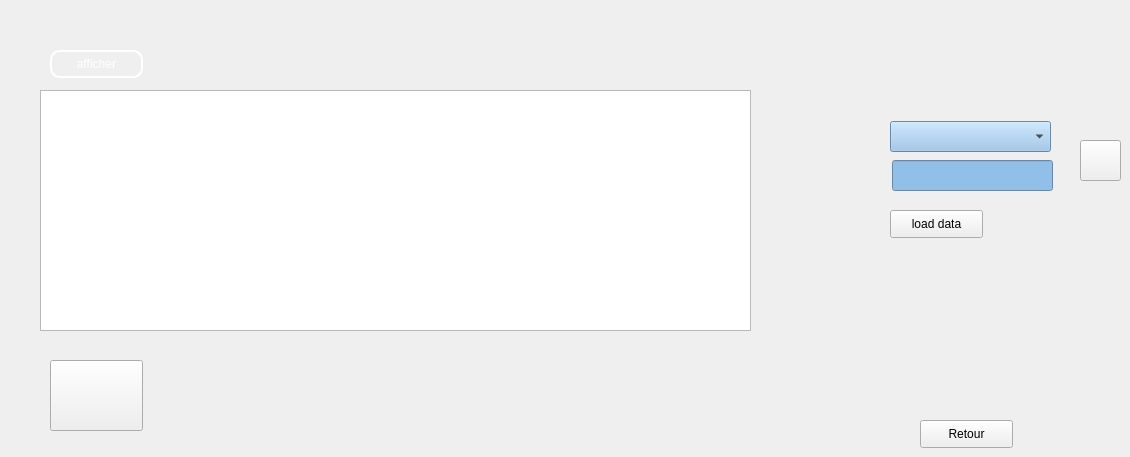
        <widget class="QWidget" name="tab">
         <attribute name="title">
          <string>affichage du materiel</string>
         </attribute>
         <widget class="QTableView" name="tabmateriel">
          <property name="geometry">
           <rect>
            <x>40</x>
            <y>90</y>
            <width>711</width>
            <height>241</height>
           </rect>
          </property>
          <property name="styleSheet">
           <string notr="true">background-image: url(:/img/img/Sans titre - 1.jpg);</string>
          </property>
         </widget>
         <widget class="QPushButton" name="pushButton_imprimer_2">
          <property name="geometry">
           <rect>
            <x>50</x>
            <y>360</y>
            <width>93</width>
            <height>71</height>
           </rect>
          </property>
          <property name="text">
           <string/>
          </property>
          <property name="icon">
           <iconset resource="resource.qrc">
            <normaloff>:/thourayaIMG/filesqt/print.png</normaloff>:/thourayaIMG/filesqt/print.png</iconset>
          </property>
          <property name="iconSize">
           <size>
            <width>100</width>
            <height>80</height>
           </size>
          </property>
         </widget>
         <widget class="QPushButton" name="pushButton_10">
          <property name="geometry">
           <rect>
            <x>50</x>
            <y>50</y>
            <width>93</width>
            <height>28</height>
           </rect>
          </property>
          <property name="styleSheet">
           <string notr="true">background-image: url(:/img/img/Microsoft-EP_Graphic_10.16.jpg);
border-style: solid;
color: rgb(255, 255, 255);
border-color: white;
border-width: 2px;
border-radius: 10px;</string>
          </property>
          <property name="text">
           <string>afficher</string>
          </property>
         </widget>
         <widget class="QPushButton" name="retour2">
          <property name="geometry">
           <rect>
            <x>920</x>
            <y>420</y>
            <width>93</width>
            <height>28</height>
           </rect>
          </property>
          <property name="text">
           <string>Retour</string>
          </property>
         </widget>
         <widget class="QComboBox" name="comboBox1">
          <property name="geometry">
           <rect>
            <x>890</x>
            <y>121</y>
            <width>161</width>
            <height>31</height>
           </rect>
          </property>
          <property name="styleSheet">
           <string notr="true">background-color: rgb(146, 191, 232);</string>
          </property>
         </widget>
         <widget class="QPushButton" name="pushButton_3">
          <property name="geometry">
           <rect>
            <x>890</x>
            <y>210</y>
            <width>93</width>
            <height>28</height>
           </rect>
          </property>
          <property name="text">
           <string>load data</string>
          </property>
         </widget>
         <widget class="QPushButton" name="pushButton_supprimer_materiel">
          <property name="geometry">
           <rect>
            <x>1080</x>
            <y>140</y>
            <width>41</width>
            <height>41</height>
           </rect>
          </property>
          <property name="text">
           <string/>
          </property>
          <property name="icon">
           <iconset resource="resource.qrc">
            <normaloff>:/thourayaIMG/filesqt/ex.jpg</normaloff>:/thourayaIMG/filesqt/ex.jpg</iconset>
          </property>
          <property name="iconSize">
           <size>
            <width>50</width>
            <height>100</height>
           </size>
          </property>
         </widget>
         <widget class="QLineEdit" name="lineEditsup">
          <property name="geometry">
           <rect>
            <x>892</x>
            <y>160</y>
            <width>161</width>
            <height>31</height>
           </rect>
          </property>
          <property name="styleSheet">
           <string notr="true">background-color: rgb(146, 191, 232);</string>
          </property>
         </widget>
         <widget class="QLabel" name="label_12">
          <property name="geometry">
           <rect>
            <x>820</x>
            <y>140</y>
            <width>55</width>
            <height>41</height>
           </rect>
          </property>
          <property name="styleSheet">
           <string notr="true">image: url(:/thourayaIMG/filesqt/ID.png);</string>
          </property>
          <property name="text">
           <string/>
          </property>
         </widget>
        </widget>
